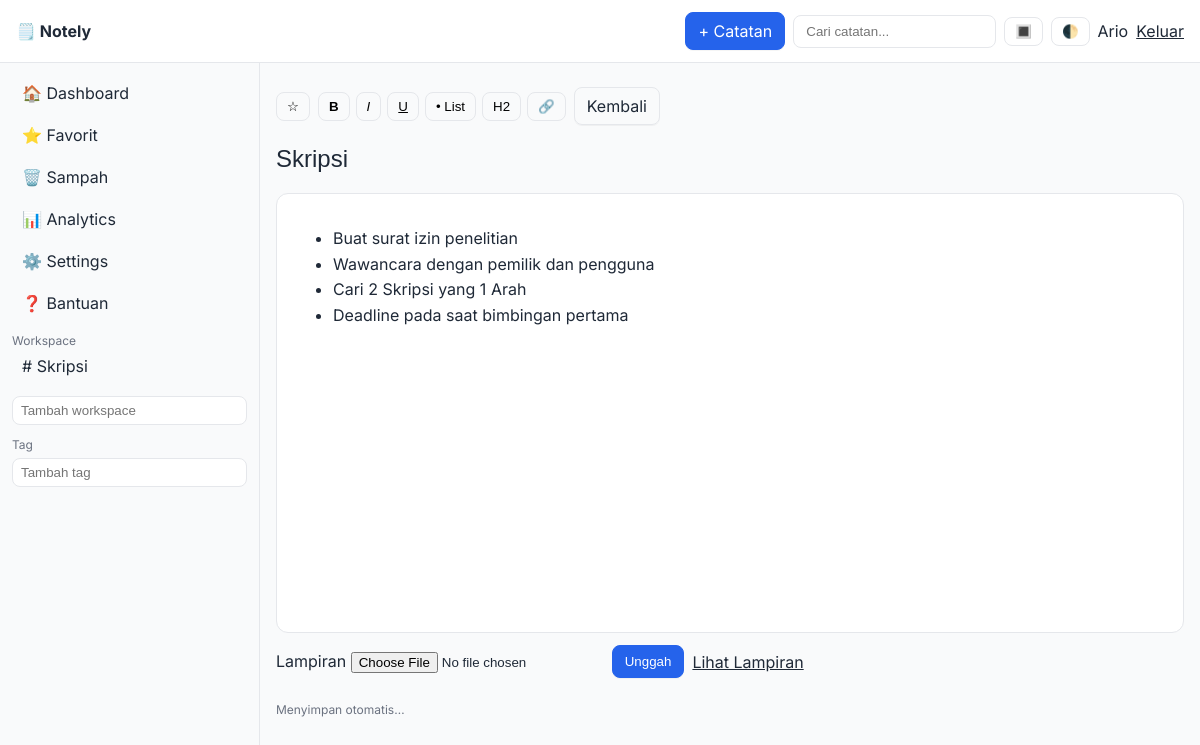
/note.php?id=1 (signed in), run on the app's committed database.
### tables this page shows
CREATE TABLE `workspaces` (
  `id` int(11) NOT NULL,
  `user_id` int(11) NOT NULL,
  `name` varchar(191) NOT NULL,
  `created_at` timestamp NOT NULL DEFAULT current_timestamp()
);

CREATE TABLE `notes` (
  `id` int(11) NOT NULL,
  `user_id` int(11) NOT NULL,
  `workspace_id` int(11) DEFAULT NULL,
  `parent_id` int(11) DEFAULT NULL,
  `title` varchar(255) DEFAULT '',
  `content` mediumtext DEFAULT NULL,
  `is_favorite` tinyint(1) DEFAULT 0,
  `is_trashed` tinyint(1) DEFAULT 0,
  `attachment_path` text DEFAULT NULL,
  `created_at` timestamp NOT NULL DEFAULT current_timestamp(),
  `updated_at` timestamp NOT NULL DEFAULT current_timestamp() ON UPDATE current_timestamp(),
  `is_pinned` tinyint(1) DEFAULT 0,
  `views` int(11) DEFAULT 0,
  `sort_order` int(11) DEFAULT 0
);

### includes/base.php (called while the page is built, shortened)
<?php
if (!function_exists('app_base')) {
  function app_base(): string {
    $docRoot = rtrim(str_replace('\\','/', $_SERVER['DOCUMENT_ROOT'] ?? ''), '/');
    $projRoot = str_replace('\\','/', realpath(__DIR__ . '/..'));
    $projRoot = rtrim($projRoot, '/');
    $rel = str_replace($docRoot, '', $projRoot);
    return $rel === '' ? '' : $rel;
  }
}

### includes/auth.php (called while the page is built, shortened)
<?php
function current_user_id() {
    return $_SESSION['user']['id'] ?? null;
}
?>

### note.php (the view, shortened to what this page needs)
<?php
require_once __DIR__ . '/includes/header.php';
require_once __DIR__ . '/includes/auth.php';
require_once __DIR__ . '/config/db.php';
require_once __DIR__ . '/includes/base.php'; $BASE = app_base();
$user_id = current_user_id();
$id = isset($_GET['id']) ? intval($_GET['id']) : 0;
$note = [
  'id' => 0,
  'title' => '',
  'content' => '',
  'is_favorite' => 0,
  'attachment_path' => null,
];
if ($id > 0) {
  $stmt = $mysqli->prepare('SELECT * FROM notes WHERE id = ? AND user_id = ? LIMIT 1');
  $stmt->bind_param('ii', $id, $user_id);
  $stmt->execute();
  $res = $stmt->get_result();
  $note = $res->fetch_assoc();
}
?>
<section class="editor">
  <div class="editor-toolbar">
    <button id="favBtn" class="icon-btn" title="Favorit"><?= $note['is_favorite'] ? '⭐' : '☆' ?></button>
    <div class="editor-format">
      <button class="icon-btn" data-cmd="bold" title="Bold"><b>B</b></button>
      <button class="icon-btn" data-cmd="italic" title="Italic"><i>I</i></button>
      <button class="icon-btn" data-cmd="underline" title="Underline"><u>U</u></button>
      <button class="icon-btn" data-cmd="insertUnorderedList" title="Bullet List">• List</button>
      <button class="icon-btn" data-cmd="formatBlock" data-value="h2" title="Heading">H2</button>
      <button class="icon-btn" id="addLink" title="Link">🔗</button>
    </div>
    <a class="btn ghost" href="<?= htmlspecialchars($BASE) ?>/index.php">Kembali</a>
  </div>
  <input id="title" class="title-input" placeholder="Judul" value="<?= htmlspecialchars($note['title']) ?>">
  <div id="content" class="content-editable" contenteditable="true" placeholder="Tulis catatan di sini..."><?= $note['content'] ?></div>
  <form class="upload" action="<?= htmlspecialchars($BASE) ?>/actions/upload.php" method="post" enctype="multipart/form-data">
    <label>Lampiran
      <input type="file" name="file" accept="image/png,image/jpeg,image/gif">
    </label>
    <button class="btn" type="submit">Unggah</button>
    <?php if (!empty($note['attachment_path'])): ?>
      <a class="link" target="_blank" href="<?= htmlspecialchars($note['attachment_path']) ?>">Lihat Lampiran</a>
    <?php endif; ?>
  </form>
  <p class="muted" id="saveStatus">Menyimpan otomatis…</p>
</section>
<?php require_once __DIR__ . '/includes/footer.php'; ?>

### components/sidebar.php (shortened to what this page needs)
<?php
require_once __DIR__ . '/../config/db.php';
require_once __DIR__ . '/../includes/auth.php';
require_once __DIR__ . '/../includes/base.php';
$user_id = current_user_id();
$ws = $mysqli->prepare('SELECT id, name FROM workspaces WHERE user_id = ? ORDER BY name');
$ws->bind_param('i', $user_id);
$ws->execute();
$workspaces = $ws->get_result()->fetch_all(MYSQLI_ASSOC);
?>
<aside id="sidebar" class="sidebar" role="complementary" aria-label="Sidebar Navigation">
  <nav>
    <a href="<?= htmlspecialchars(app_base()) ?>/index.php">🏠 Dashboard</a>
    <a href="<?= htmlspecialchars(app_base()) ?>/pages/favorites.php">⭐ Favorit</a>
    <a href="<?= htmlspecialchars(app_base()) ?>/pages/trash.php">🗑️ Sampah</a>
    <a href="<?= htmlspecialchars(app_base()) ?>/pages/analytics.php">📊 Analytics</a>
    <a href="<?= htmlspecialchars(app_base()) ?>/pages/settings.php">⚙️ Settings</a>
    <a href="<?= htmlspecialchars(app_base()) ?>/pages/help.php">❓ Bantuan</a>
  </nav>
  <div class="sidebar-section">
    <div class="sidebar-title">Workspace</div>
    <div class="sidebar-list">
      <?php foreach ($workspaces as $w): ?>
        <a href="<?= htmlspecialchars(app_base()) ?>/pages/workspace.php?id=<?= $w['id'] ?>"># <?= htmlspecialchars($w['name']) ?></a>
      <?php endforeach; ?>
      <form class="inline" action="<?= htmlspecialchars(app_base()) ?>/api/user_api.php" method="post" onsubmit="return addWorkspace(event)">
        <input type="text" name="name" placeholder="Tambah workspace">
      </form>
    </div>
  </div>
  <div class="sidebar-section">
    <div class="sidebar-title">Tag</div>
    <div class="sidebar-list">
      <form class="inline" action="<?= htmlspecialchars(app_base()) ?>/api/user_api.php" method="post" onsubmit="return addTag(event)">
        <input type="text" name="name" placeholder="Tambah tag">
      </form>
    </div>
  </div>
</aside>

### assets/css/style.css (style rules this page uses)
:root { --bg: #f9fafb; --text: #1f2937; --muted: #6b7280; --card: #ffffff; --border: #e5e7eb; --accent: #2563eb; --accent-weak: #dbeafe; }
* { box-sizing: border-box; }
body { margin: 0; font-family: 'Inter', system-ui, -apple-system, Segoe UI, Roboto, Arial, sans-serif; background: var(--bg); color: var(--text); }
* { scrollbar-width: thin; scrollbar-color: var(--border) transparent; }
.sidebar { position: sticky; top: 56px; align-self: start; height: calc(100vh - 56px); overflow: auto; border-right: 1px solid var(--border); padding: 12px; background: var(--bg); transition: transform .25s ease; }
.sidebar nav, .sidebar .sidebar-list { display: grid; gap: 6px; }
.sidebar a { color: inherit; text-decoration: none; padding: 8px 10px; border-radius: 8px; }
.sidebar .sidebar-title { font-size: 12px; color: var(--muted); margin-top: 12px; }
.sidebar form.inline { display: flex; gap: 6px; margin-top: 6px; }
.sidebar form.inline input[type='text'] { flex: 1; padding: 6px 8px; border: 1px solid var(--border); border-radius: 8px; background: var(--card); color: var(--text); }
.btn { padding: 8px 12px; border-radius: 8px; background: var(--accent); color: #fff; border: 1px solid var(--accent); text-decoration: none; cursor: pointer; box-shadow: 0 1px 0 rgba(0,0,0,.04); }
.btn.ghost { background: transparent; color: var(--text); border: 1px solid var(--border); }
.icon-btn { background: transparent; border: 1px solid var(--border); border-radius: 8px; padding: 6px 10px; cursor: pointer; transition: background .2s ease, transform .05s ease; }
.link { color: inherit; text-decoration: underline; }
.editor { display: grid; gap: 12px; }
.title-input { font-size: 24px; padding: 8px 0; border: none; outline: none; background: transparent; color: var(--text); }
.content-input, .content-editable { min-height: 55vh; padding: 16px; border-radius: 12px; border: 1px solid var(--border); background: var(--card); color: var(--text); line-height: 1.6; }
.content-editable { outline: none; }
.editor-toolbar { display:flex; gap:8px; align-items:center; }
.editor-format { display:flex; gap:6px; }
.editor-format .icon-btn { border-color: var(--border); }
.muted { color: var(--muted); font-size: 12px; }
.upload { display: flex; gap: 8px; align-items: center; }

### data on the page
workspaces: name "Skripsi"
notes: title "Skripsi", content "Buat surat izin penelitian Wawancara dengan pemilik dan pengguna Cari 2 Skripsi yang 1 Arah Deadline pada saat bimbingan pertama"

### other printed values
$_SESSION['user']['name'] "Ario"
